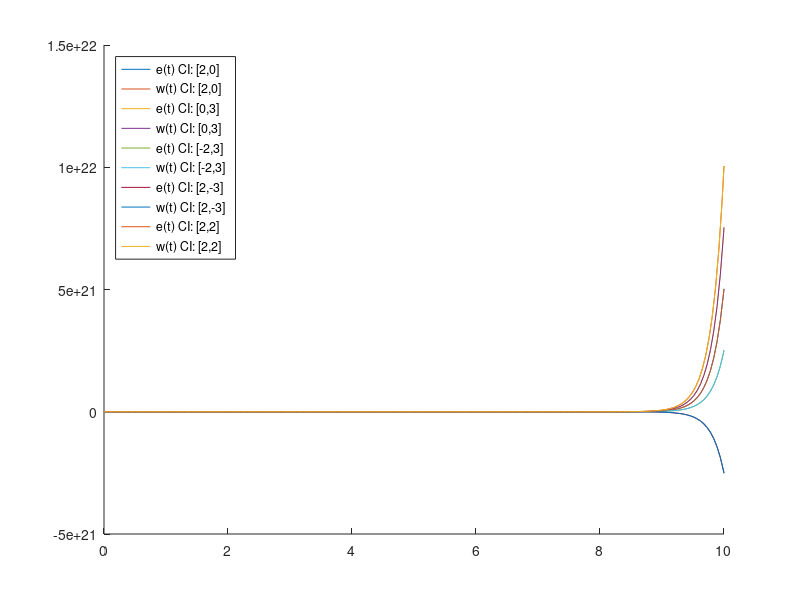

The MATLAB source for this figure:
#A = [3 2; 2 3]; #noeud instable 
A = [2 3; 3 2]; #selle 

[x1,x2] = meshgrid(-1.5:0.1:1.5);

x1_values = A(1,1)*x1+A(1,2)*x2;
x2_values = A(2,1)*x1+A(2,2)*x2;

# Normalisation des valeurs pour la représentation graphique
norms=sqrt(x1_values.^2+x2_values.^2);
x1_normalized = x1_values ./ norms;
x2_normalized = x2_values ./norms;

# Isoclines
line_range = -1.5:.1:1.5;
isocline_1 = -(A(1,1)/A(1,2)) * line_range;
isocline_2 = -(A(2,1)/A(2,2)) * line_range;

# Droites invariantes (vecteurs propres) 
[V,L] = eig(A);
eigenvector_1 = (V(2,1)/V(1,1)) * line_range;
eigenvector_2 = (V(2,2)/V(1,2)) * line_range;

# Figure 1: portrait de phase, isoclines et vecteurs propres
##figure(1);
##hold on;
##vector_scale = .5;
##
##quiver(x1,x2,x1_normalized,x2_normalized, vector_scale);
##
##plot(line_range,isocline_1,"linewidth", 2, "linestyle", ":");
##plot(line_range,isocline_2,"linewidth", 2, "linestyle", ":");
##
##plot(line_range,eigenvector_1,"linewidth",2);
##plot(line_range,eigenvector_2,"linewidth",2);
##quiver([0;0],[0;0],V(1,:),V(2,:),"linewidth",5,"color","k");
##
##legend("portrait de phase","isocline 1","isocline 2", "v_1","v_2","location","south");
##hold off;

# Figure 2: trajectoires e(t), w(t) avec 5 conditions initiales
figure(2);
hold on;
x1dot = @(t, x) A(1,1)*x(1)+A(1,2)*x(2);
x2dot = @(t, x) A(2,1)*x(1)+A(2,2)*x(2);
xdot = @(t,x) [x1dot(t, x);x2dot(t, x)];
[t1,x1] = ode23(xdot, [0, 10], [2, 0]);
[t2,x2] = ode23(xdot, [0, 10], [0, 3]);
[t3,x3] = ode23(xdot, [0, 10], [-2, 3]);
[t4,x4] = ode23(xdot, [0, 10], [2, -3]);
[t5,x5] = ode23(xdot, [0, 10], [2, 2]);

plot(t1,x1);
plot(t2,x2);
plot(t3,x3);
plot(t4,x4);
plot(t5,x5);

legend(
 "e(t) CI: [2,0]","w(t) CI: [2,0]",
 "e(t) CI: [0,3]","w(t) CI: [0,3]",
 "e(t) CI: [-2,3]","w(t) CI: [-2,3]",
 "e(t) CI: [2,-3]","w(t) CI: [2,-3]",
 "e(t) CI: [2,2]","w(t) CI: [2,2]",
 "location","northwest");
hold off;